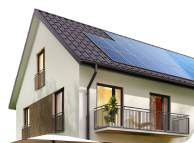
#> input picture app/assets/images/house.png, 194 x 143 px, given in place of icon.png, which was not available
$ python make-logo.py ../app/assets/images/house.png
#> lines starting #> are read from the running program, lines starting #| are printed output that depends on the picture
"""Writes the Solaris mark (landing/logo.svg) and its square icon variants.

The mark is a lightning bolt made of a solar panel: a 3x3 grid of cells turned
-41.5 degrees, with a wedge off its top-right corner and the same wedge, turned
half a turn, off its bottom-left corner.

    python3 scripts/make-logo.py              # SVGs and every PNG (needs Pillow and Chrome)
    python3 scripts/make-logo.py --svg-only   # just the SVGs

Then rebuild the web app (scripts/build-web.sh) and the APK (scripts/build-apk.sh) so
landing/app/ and downloads/solaris.apk carry the new icons.
"""
import math
from pathlib import Path

ROOT = Path(__file__).resolve().parent.parent

CELL_W, CELL_H = 20.0, 31.0       # one solar cell, before the turn
GAP = 2.0                         # between cells, and between the grid and the wedges
CELL_R = 1.8                      # cell corner radius
WEDGE_LEG = 47.0                  # the wedge's long leg, along the grid's top edge
WEDGE_R = 1.6                     # wedge corner radius
ANGLE = -41.5                     # degrees

W, H = 3 * CELL_W, 3 * CELL_H


def rot(p):
    a = math.radians(ANGLE)
    x, y = p
    return (x * math.cos(a) - y * math.sin(a), x * math.sin(a) + y * math.cos(a))


def inset(poly, r):
    """Offsets a convex, clockwise (y down) polygon inward by r."""
    n = len(poly)
    lines = []
    for i in range(n):
        (x1, y1), (x2, y2) = poly[i], poly[(i + 1) % n]
        dx, dy = x2 - x1, y2 - y1
        L = math.hypot(dx, dy)
        nx, ny = -dy / L, dx / L      # inward normal for clockwise order in y-down space
        lines.append(((x1 + nx * r, y1 + ny * r), (dx, dy)))
    out = []
    for i in range(n):
        (p, d), (q, e) = lines[i - 1], lines[i]
        den = d[0] * e[1] - d[1] * e[0]
        t = ((q[0] - p[0]) * e[1] - (q[1] - p[1]) * e[0]) / den
        out.append((p[0] + d[0] * t, p[1] + d[1] * t))
    return out


# the wedges, in the grid's own frame (x along the cell's width, y along its height)
top_wedge = [(W + GAP, 0.0), (W + GAP + WEDGE_LEG, 0.0), (W + GAP, (H - 2 * GAP) / 3)]
bottom_wedge = [(W - x, H - y) for x, y in top_wedge]

cw, ch = (W - 2 * GAP) / 3, (H - 2 * GAP) / 3
cells = [(i * (cw + GAP), j * (ch + GAP), cw, ch) for i in range(3) for j in range(3)]

# bounds after the turn
pts = [rot(p) for p in top_wedge + bottom_wedge]
pts += [rot((x, y)) for x, y, w, h in cells for x, y in ((x, y), (x + w, y), (x, y + h), (x + w, y + h))]
minx, maxx = min(p[0] for p in pts), max(p[0] for p in pts)
miny, maxy = min(p[1] for p in pts), max(p[1] for p in pts)
PAD = 1.0
vb = (minx - PAD, miny - PAD, maxx - minx + 2 * PAD, maxy - miny + 2 * PAD)


def f(v):
    return f"{v:.2f}".rstrip("0").rstrip(".")


def wedge_path(poly):
    ins = inset(poly, WEDGE_R)
    return "M" + "L".join(f"{f(x)} {f(y)}" for x, y in ins) + "Z"


def mark_body(prefix=""):
    """The mark's defs and shapes, in the grid's frame; the caller turns it."""
    cell_rects = "".join(
        f'<rect x="{f(x)}" y="{f(y)}" width="{f(w)}" height="{f(h)}" rx="{f(CELL_R)}"/>' for x, y, w, h in cells
    )
    # the top wedge's gradient runs from its tip (bright) to its base by the grid (deeper)
    tx, ty = W + GAP + WEDGE_LEG, 0.0
    bx, by = W + GAP, CELL_H / 2
    defs = (
        f'<defs>'
        f'<linearGradient id="{prefix}cell" x1="0" y1="0" x2="1" y2="1">'
        f'<stop offset="0" stop-color="#FF9A40"/><stop offset="1" stop-color="#FF7A1E"/></linearGradient>'
        f'<linearGradient id="{prefix}wt" gradientUnits="userSpaceOnUse" x1="{f(tx)}" y1="{f(ty)}" x2="{f(bx)}" y2="{f(by)}">'
        f'<stop offset="0" stop-color="#FB7A1A"/><stop offset="1" stop-color="#DE6414"/></linearGradient>'
        f'<linearGradient id="{prefix}wb" gradientUnits="userSpaceOnUse" x1="{f(W - tx)}" y1="{f(H - ty)}" x2="{f(W - bx)}" y2="{f(H - by)}">'
        f'<stop offset="0" stop-color="#FB7A1A"/><stop offset="1" stop-color="#DE6414"/></linearGradient>'
        f'</defs>'
    )
    stroke = f'stroke-width="{f(2 * WEDGE_R)}" stroke-linejoin="round"'
    shapes = (
        f'<g fill="url(#{prefix}cell)">{cell_rects}</g>'
        f'<path d="{wedge_path(top_wedge)}" fill="url(#{prefix}wt)" stroke="url(#{prefix}wt)" {stroke}/>'
        f'<path d="{wedge_path(bottom_wedge)}" fill="url(#{prefix}wb)" stroke="url(#{prefix}wb)" {stroke}/>'
    )
    return defs, shapes


def logo_svg():
    defs, shapes = mark_body()
    return (
        f'<svg xmlns="http://www.w3.org/2000/svg" viewBox="{" ".join(f(v) for v in vb)}">'
        f'<title>Solaris</title>{defs}<g transform="rotate({f(ANGLE)})">{shapes}</g></svg>\n'
    )


def icon_svg(size=512, mark_height=0.78, bg=None, radius=0):
    """A square icon with the mark centred. bg None leaves it transparent."""
    defs, shapes = mark_body()
    scale = size * mark_height / vb[3]
    cx, cy = vb[0] + vb[2] / 2, vb[1] + vb[3] / 2
    back = f'<rect width="{size}" height="{size}" rx="{radius}" fill="{bg}"/>' if bg else ""
    return (
        f'<svg xmlns="http://www.w3.org/2000/svg" viewBox="0 0 {size} {size}" width="{size}" height="{size}">'
        f'{defs}{back}<g transform="translate({f(size / 2)} {f(size / 2)}) scale({scale:.4f}) '
        f'translate({f(-cx)} {f(-cy)}) rotate({f(ANGLE)})">{shapes}</g></svg>\n'
    )


CREAM = "#FFF8F0"
CHROME = "/Applications/Google Chrome.app/Contents/MacOS/Google Chrome"

# name -> (svg, sizes and where each goes)
RES = "app/android/app/src/main/res"
PNGS = {
    # transparent mark, as large as the square allows: browser tabs
    "favicon": (dict(mark_height=0.98), [(16, "app/web/favicon.png"), (32, "landing/favicon-32.png")]),
    # cream tile, full bleed: PWA icons, iOS home screen (it rounds the corners itself)
    "icon": (dict(mark_height=0.76, bg=CREAM), [
        (192, "app/web/icons/Icon-192.png"), (512, "app/web/icons/Icon-512.png"),
        (180, "landing/apple-touch-icon.png"), (180, "app/web/icons/apple-touch-icon.png"),
    ]),
    # cream tile with the mark inside the 80% safe circle: maskable PWA icons
    "maskable": (dict(mark_height=0.62, bg=CREAM), [
        (192, "app/web/icons/Icon-maskable-192.png"), (512, "app/web/icons/Icon-maskable-512.png"),
    ]),
    # Android's legacy launcher icon: a rounded cream tile
    "launcher": (dict(mark_height=0.70, bg=CREAM, radius=112), [
        (48, f"{RES}/mipmap-mdpi/ic_launcher.png"), (72, f"{RES}/mipmap-hdpi/ic_launcher.png"),
        (96, f"{RES}/mipmap-xhdpi/ic_launcher.png"), (144, f"{RES}/mipmap-xxhdpi/ic_launcher.png"),
        (192, f"{RES}/mipmap-xxxhdpi/ic_launcher.png"),
    ]),
    # Android 8+ adaptive icon foreground (108dp, the mark inside the 66dp safe zone)
    "foreground": (dict(mark_height=0.54), [
        (108, f"{RES}/mipmap-mdpi/ic_launcher_foreground.png"), (162, f"{RES}/mipmap-hdpi/ic_launcher_foreground.png"),
        (216, f"{RES}/mipmap-xhdpi/ic_launcher_foreground.png"), (324, f"{RES}/mipmap-xxhdpi/ic_launcher_foreground.png"),
        (432, f"{RES}/mipmap-xxxhdpi/ic_launcher_foreground.png"),
    ]),
}


def render(svg_text, tmp):
    """Renders a 512px SVG to a 1024px transparent PNG with headless Chrome."""
    import subprocess
    src, png = tmp / "icon.html", tmp / "icon.png"
    src.write_text(f'<html><body style="margin:0">'
                   f'<div style="width:1024px;height:1024px">{svg_text.replace(chr(10), "")}</div></body></html>'
                   .replace('width="512" height="512"', 'width="1024" height="1024"', 1))
    subprocess.run([CHROME, "--headless", "--disable-gpu", "--hide-scrollbars", "--default-background-color=00000000",
                    "--window-size=1024,1024", f"--screenshot={png}", src.as_uri()],
                   check=True, capture_output=True)
    return png


if __name__ == "__main__":
    import sys
    import tempfile

    for path in ("landing/logo.svg", "app/web/logo.svg"):   # the landing nav, the web app's splash
        (ROOT / path).write_text(logo_svg())
    for path in ("landing/favicon.svg", "app/web/favicon.svg"):
        (ROOT / path).write_text(icon_svg(**PNGS["favicon"][0]))
    if "--svg-only" in sys.argv:
        sys.exit()

    from PIL import Image  # pip install pillow; Chrome rasterizes, Pillow scales down

    with tempfile.TemporaryDirectory() as d:
        tmp = Path(d)
        for name, (opts, targets) in PNGS.items():
            big = Image.open(render(icon_svg(**opts), tmp)).convert("RGBA").crop((0, 0, 1024, 1024))
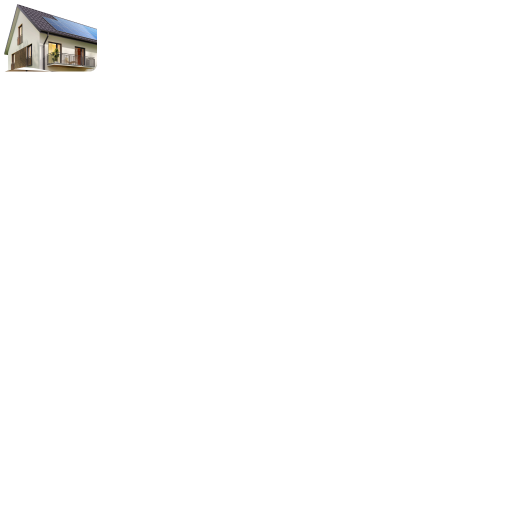
#> big: PIL image 1024x1024 RGBA (shown at 1/2 size); mean R, G, B, A 2.7, 2.6, 2.4, 4.7; transparent parts drawn white
            for size, path in targets:
                img = big.resize((size, size), Image.LANCZOS)
                if "bg" in opts and "radius" not in opts:
                    img = img.convert("RGB")      # full-bleed tiles need no alpha
                (ROOT / path).parent.mkdir(parents=True, exist_ok=True)
                img.save(ROOT / path, optimize=True)
                print(f"{size:>4}  {path}")
#> this loop made 2 passes
#> pass 1, `img = big.resize((size, size), Image.LANCZOS)`:
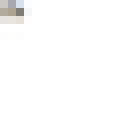
#> img: PIL image 16x16 RGBA (shown 8 times larger); mean R, G, B, A 9.7, 10.5, 10.2, 5.1; transparent parts drawn white
#> pass 2, `img = big.resize((size, size), Image.LANCZOS)`:
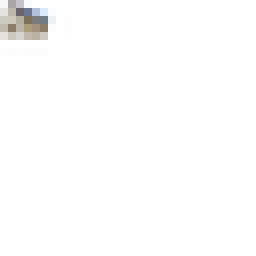
#> img: PIL image 32x32 RGBA (shown 8 times larger); mean R, G, B, A 5.8, 6, 5.8, 4.8; transparent parts drawn white
